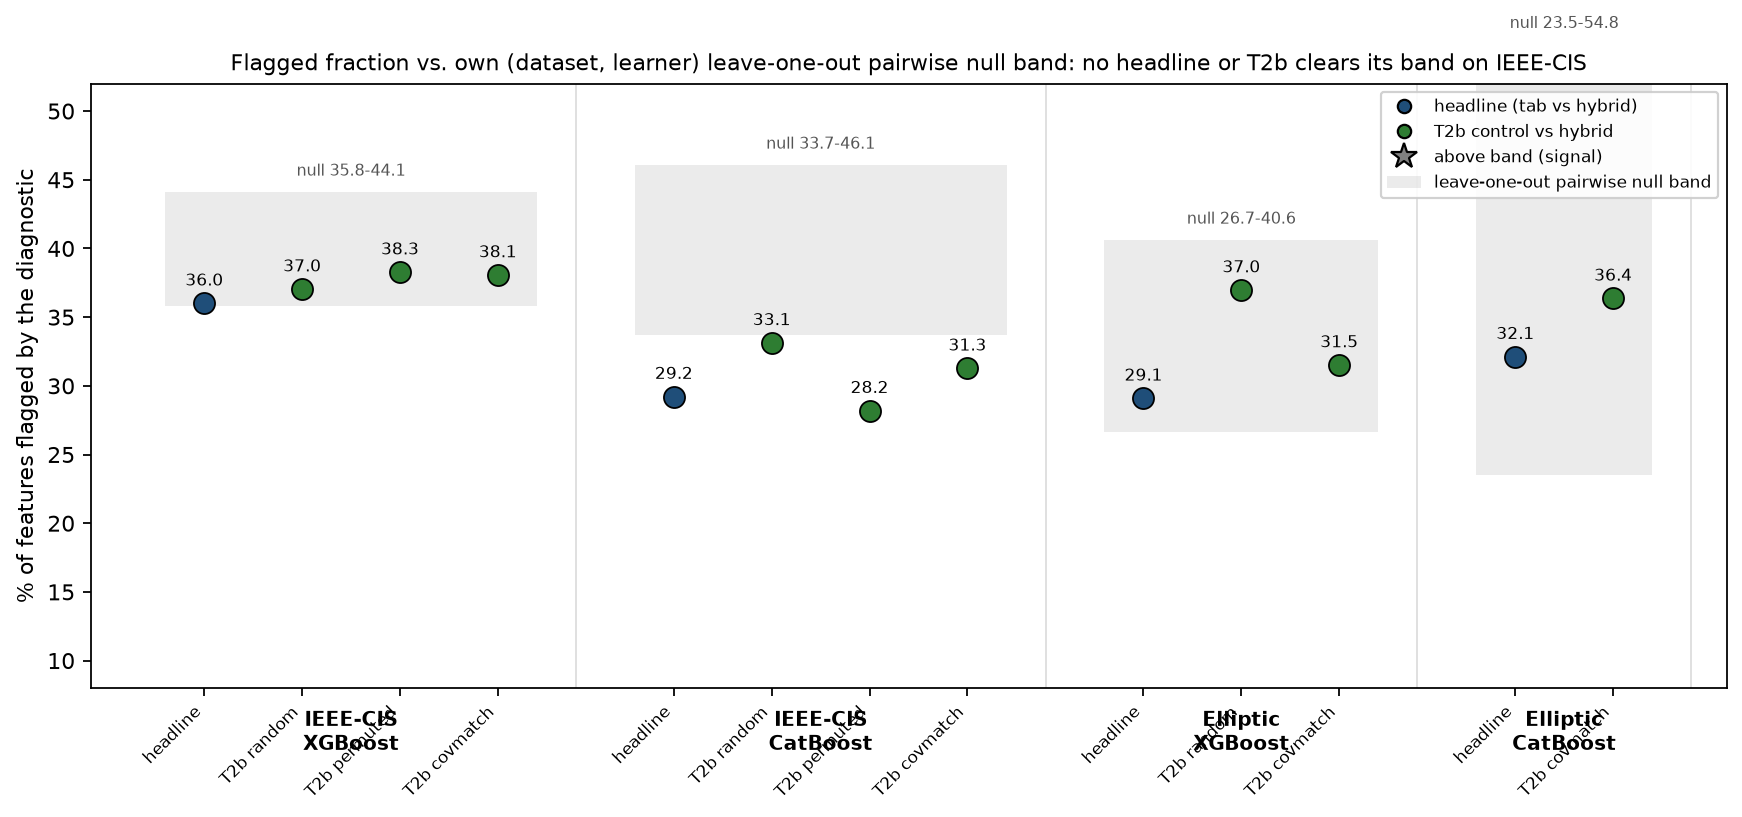

Reproduce this figure in Python.
"""GNNXAI_null_bands -- every headline and T2b flagged fraction against its OWN
(dataset, learner) leave-one-out pairwise re-seeded null band.

Self-contained: reads only the committed single-set CSVs shipped in this Quantlet
folder (single_set_stability.csv, T8_elliptic_stability_singleset.csv,
null_bands_all.csv) -- never the ~300 MB of re-seeded refit SHAP caches, which are
git-ignored and archived externally (see Datafile note / Data-availability
statement). The band summaries in null_bands_all.csv are the output of the
leave-one-out pairwise construction in null_bands_construction.py (which DOES need
those external caches); this script only visualizes them.

Output: GNNXAI_null_bands.png (+ .pdf)
"""
from __future__ import annotations

from pathlib import Path

import matplotlib
matplotlib.use("Agg")
import matplotlib.pyplot as plt
import numpy as np
import pandas as pd

HERE = Path(__file__).resolve().parent
SS = pd.read_csv(HERE / "single_set_stability.csv").set_index("label")
EL = pd.read_csv(HERE / "T8_elliptic_stability_singleset.csv").set_index("pair")


def _pct(df, key, col="flagged_frac"):
    return float(df.loc[key, col]) * 100.0


def load_bands():
    """(dataset, learner) -> (lo%, hi%) from the regenerated pairwise bands."""
    nb = pd.read_csv(HERE / "null_bands_all.csv")
    nb = nb[nb["binning"] == "quantile"]
    bands = {}
    for _, r in nb.iterrows():
        bands[(r["dataset"], r["learner"])] = (r["lo"] * 100, r["hi"] * 100)
    return bands


BLOCKS = [
    ("IEEE-CIS", "XGBoost", [
        ("headline",     lambda: _pct(SS, "headline_xgb"), "headline"),
        ("T2b random",   lambda: _pct(SS, "t2b:xgb_random_emb"), "control-T2b"),
        ("T2b permuted", lambda: _pct(SS, "t2b:xgb_permuted_emb"), "control-T2b"),
        ("T2b covmatch", lambda: _pct(SS, "t2b:xgb_covmatched_emb"), "control-T2b"),
    ]),
    ("IEEE-CIS", "CatBoost", [
        ("headline",     lambda: _pct(SS, "headline_catb"), "headline"),
        ("T2b random",   lambda: _pct(SS, "t2b:catb_random_emb"), "control-T2b"),
        ("T2b permuted", lambda: _pct(SS, "t2b:catb_permuted_emb"), "control-T2b"),
        ("T2b covmatch", lambda: _pct(SS, "t2b:catb_covmatched_emb"), "control-T2b"),
    ]),
    ("Elliptic", "XGBoost", [
        ("headline",     lambda: _pct(EL, "headline", "frac_flagged"), "headline"),
        ("T2b random",   lambda: _pct(EL, "t2b_random", "frac_flagged"), "control-T2b"),
        ("T2b covmatch", lambda: _pct(EL, "t2b_covmatched", "frac_flagged"), "control-T2b"),
    ]),
    ("Elliptic", "CatBoost", [
        ("headline",     lambda: _pct(EL, "catb_headline", "frac_flagged"), "headline"),
        ("T2b covmatch", lambda: _pct(EL, "catb_t2b_covmatched", "frac_flagged"), "control-T2b"),
    ]),
]

C_HEAD, C_CTRL, C_BAND = "#1f4e79", "#2e7d32", "#9e9e9e"


def main():
    bands = load_bands()
    fig, ax = plt.subplots(figsize=(11, 5.2))
    xpos, xticklabels, spans = [], [], []
    x = 0.0
    for ds, lr, pts in BLOCKS:
        lo, hi = bands[(ds, lr)]
        x0 = x
        for label, getter, role in pts:
            val = getter()
            color = C_HEAD if role == "headline" else C_CTRL
            above = val > hi + 1e-9
            ax.scatter([x], [val], s=150 if above else 90, marker="*" if above else "o",
                       facecolor=color, edgecolor="black", linewidths=0.8, zorder=5)
            ax.annotate(f"{val:.1f}", (x, val), textcoords="offset points",
                        xytext=(0, 8), ha="center", fontsize=7.5)
            xpos.append(x); xticklabels.append(label); x += 1.0
        x1 = x - 1.0
        ax.add_patch(plt.Rectangle((x0 - 0.4, lo), (x1 - x0 + 0.8), hi - lo,
                     facecolor=C_BAND, alpha=0.20, zorder=1))
        ax.text((x0 + x1) / 2, hi + 1.2, f"null {lo:.1f}-{hi:.1f}",
                ha="center", fontsize=7, color="#555")
        spans.append((x0 - 0.4, x1 + 0.4, f"{ds}\n{lr}"))
        x += 0.8
    for a, b, lab in spans:
        ax.text((a + b) / 2, 6.5, lab, ha="center", va="top", fontsize=9, fontweight="bold")
        ax.axvline(b + 0.4, color="#ddd", lw=0.8)
    ax.set_xticks(xpos); ax.set_xticklabels(xticklabels, rotation=45, ha="right", fontsize=7.5)
    ax.set_ylabel("% of features flagged by the diagnostic")
    ax.set_ylim(8, 52)
    ax.set_title("Flagged fraction vs. own (dataset, learner) leave-one-out pairwise null band: "
                 "no headline or T2b clears its band on IEEE-CIS", fontsize=10)
    from matplotlib.lines import Line2D
    handles = [
        Line2D([0], [0], marker="o", color="w", markerfacecolor=C_HEAD, markeredgecolor="k", label="headline (tab vs hybrid)"),
        Line2D([0], [0], marker="o", color="w", markerfacecolor=C_CTRL, markeredgecolor="k", label="T2b control vs hybrid"),
        Line2D([0], [0], marker="*", color="w", markerfacecolor="gray", markeredgecolor="k", markersize=12, label="above band (signal)"),
        plt.Rectangle((0, 0), 1, 1, facecolor=C_BAND, alpha=0.2, label="leave-one-out pairwise null band"),
    ]
    ax.legend(handles=handles, fontsize=7.5, loc="upper right", framealpha=0.9)
    plt.tight_layout()
    for ext in ("pdf", "png"):
        fig.savefig(HERE / f"GNNXAI_null_bands.{ext}", dpi=160, bbox_inches="tight")
    print("wrote", HERE / "GNNXAI_null_bands.png")
    return 0


if __name__ == "__main__":
    raise SystemExit(main())
